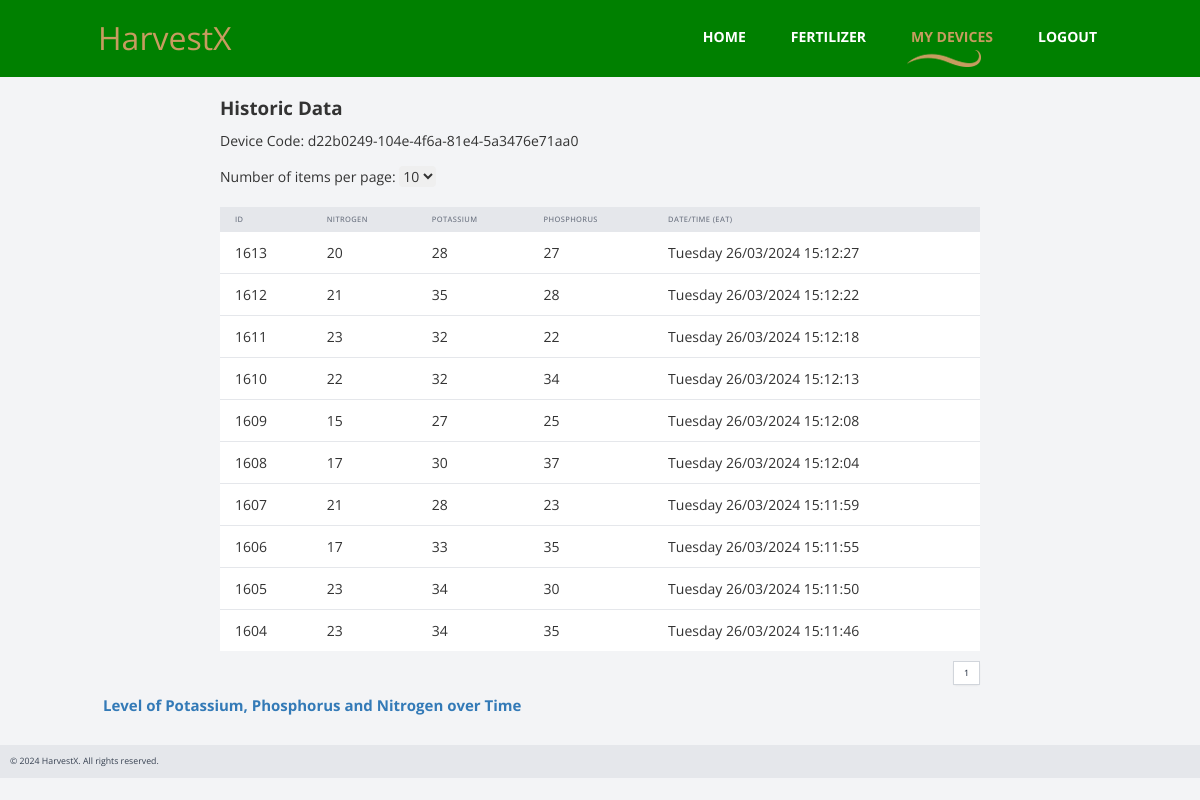
The page /historic_data/57 on the database its author committed.
### app.py (models this page shows)
class Device(db.Model):
    id = db.Column(db.Integer, primary_key=True)
    device_code = db.Column(db.String)
    user_id = db.Column(db.Integer)
    name = db.Column(db.String(50))

class Data(db.Model):
    id = db.Column(db.Integer, primary_key=True)
    nitrogen = db.Column(db.Integer)
    potassium = db.Column(db.Integer)
    phosphorus = db.Column(db.Integer)
    user_id = db.Column(db.Integer)
    device_id = db.Column(db.Integer)
    datetime = db.Column(db.DateTime, default=datetime.utcnow)

### app.py (the view)
@app.route('/historic_data/<int:device_id>', methods=['GET'])
def historic_data(device_id):
    page = request.args.get('page', 1, type=int)
    items_per_page = int(request.args.get('items_per_page', 10))
    data_list = Data.query.filter_by(device_id=device_id).order_by(Data.datetime.desc()).paginate(page=page,
                                                                                                  per_page=items_per_page)
    pages = data_list.pages
    device_code = Device.query.get(device_id)
    return render_template('historic_data.html', device_id=device_id, page=page, device_code=device_code.device_code,
                           data_list=data_list, pages=pages, items_per_page=items_per_page)

### app.py (called while the page is built)
def datetimeformat(value, date_format='%A %d/%m/%Y %H:%M:%S'):
    if not value:
        return None
    local_timezone = pytz.timezone('Africa/Nairobi')
    local_time = value.replace(tzinfo=pytz.utc).astimezone(local_timezone)
    """Format a datetime object as a string."""
    return local_time.strftime(date_format)

### templates/historic_data.html (shortened to what this page needs)
{% extends "layout.html" %}
{% block nav %}
<li><a href="/index.html">Home</a></li>
<li><a href="/FertilizerRecommendation" >Fertilizer</a></li>
<li><a href="/devices" class="active" >My Devices</a></li>
     <li><a href="{{ url_for("logout") }}" >Logout</a></li>
{% endblock %}
{% block body %}
<body class="bg-gray-100">
    <div class="max-w-7xl mx-auto px-4 sm:px-6 lg:px-8">
        <h1 class="text-3xl font-bold mt-8">Historic Data</h1>
        <p class="mt-4">Device Code: {{ device_code }}</p>
        <p class="mt-4">Number of items per page:
            <select id="itemsPerPage" class="mt-2 rounded-md border-gray-300 focus:border-indigo-500 focus:ring-1 focus:ring-indigo-500 focus:outline-none">
                <option value="10" {% if items_per_page == 10 %}selected{% endif %}>10</option>
            </select>
        </p>
    </div>
    <div class="max-w-7xl mx-auto px-4 sm:px-6 lg:px-8 mt-8">
        <div class="overflow-x-auto">
            <table class="table-auto w-full">
                <thead>
                    <tr class="bg-gray-200">
                        <th class="px-6 py-3 text-left text-xs font-medium text-gray-500 uppercase tracking-wider">ID</th>
                        <th class="px-6 py-3 text-left text-xs font-medium text-gray-500 uppercase tracking-wider">Nitrogen</th>
                        <th class="px-6 py-3 text-left text-xs font-medium text-gray-500 uppercase tracking-wider">Potassium</th>
                        <th class="px-6 py-3 text-left text-xs font-medium text-gray-500 uppercase tracking-wider">Phosphorus</th>
                        <th class="px-6 py-3 text-left text-xs font-medium text-gray-500 uppercase tracking-wider">Date/Time (EAT)</th>
                    </tr>
                </thead>
                <tbody class="bg-white divide-y divide-gray-200">
                    {% for data in data_list %}
                    <tr>
                        <td class="px-6 py-4 whitespace-nowrap">{{ data.id }}</td>
                        <td class="px-6 py-4 whitespace-nowrap">{{ data.nitrogen }}</td>
                        <td class="px-6 py-4 whitespace-nowrap">{{ data.potassium }}</td>
                        <td class="px-6 py-4 whitespace-nowrap">{{ data.phosphorus }}</td>
                        <td class="px-6 py-4 whitespace-nowrap">{{ data.datetime|datetimeformat }}</td>
                    </tr>
                    {% endfor %}
                </tbody>
            </table>
        </div>
        <div class="flex justify-end mt-4">
            <nav class="relative z-0 inline-flex rounded-md shadow-sm -space-x-px" aria-label="Pagination">
<span class="relative inline-flex items-center px-4 py-2 border border-gray-300 bg-white text-sm font-medium text-gray-700">{{ page }}</span>
</nav>
</div>
</div>
<link rel="stylesheet" href="https://cdn.jsdelivr.net/npm/c3@0.7.20/c3.min.css">
 <div class="container mx-auto my-4">
      <h1 class="text-2xl text-primary font-bold mb-4">Level of Potassium, Phosphorus and Nitrogen over Time</h1>
    </div>
</body>
{% endblock %}

### static/css/templatemo-style.css (style rules this page uses)
body { overflow-x: hidden; }
* { font-family: 'Open Sans', sans-serif; }
.container { max-width: 960px; }
.tm-nav li { list-style: none; float: left; }
.tm-nav li a { color: white; display: inline-block; padding: 15px 15px 20px 30px; -webkit-transition: all 0.3s ease; transition: all 0.3s ease; }
.tm-nav li a:hover, .tm-nav li a:focus, .tm-nav li a.active { color: #c79c60; text-decoration: none; }
.tm-nav li a.active { background: url(../img/logo.png) no-repeat, url(../img/nav-underline.png) no-repeat; background-size: 20px, 74px 17px; background-position: 0% 30%, center bottom; }

### templates/layout.html (style rules this page uses)
html body { background-color: #e4e4e4; }

### rows shown on the page
Device: device_code "d22b0249-104e-4f6a-81e4-5a3476e71aa0"
Data: id "1613", nitrogen "20", potassium "28", phosphorus "27", datetime "Tuesday 26/03/2024 15:12:27"
Data: id "1612", nitrogen "21", potassium "35", phosphorus "28", datetime "Tuesday 26/03/2024 15:12:22"
Data: id "1611", nitrogen "23", potassium "32", phosphorus "22", datetime "Tuesday 26/03/2024 15:12:18"
Data: id "1610", nitrogen "22", potassium "32", phosphorus "34", datetime "Tuesday 26/03/2024 15:12:13"
Data: id "1609", nitrogen "15", potassium "27", phosphorus "25", datetime "Tuesday 26/03/2024 15:12:08"
Data: id "1608", nitrogen "17", potassium "30", phosphorus "37", datetime "Tuesday 26/03/2024 15:12:04"
Data: id "1607", nitrogen "21", potassium "28", phosphorus "23", datetime "Tuesday 26/03/2024 15:11:59"
Data: id "1606", nitrogen "17", potassium "33", phosphorus "35", datetime "Tuesday 26/03/2024 15:11:55"
Data: id "1605", nitrogen "23", potassium "34", phosphorus "30", datetime "Tuesday 26/03/2024 15:11:50"
Data: id "1604", nitrogen "23", potassium "34", phosphorus "35", datetime "Tuesday 26/03/2024 15:11:46"

### other values the page prints
{{ page }} "1"
